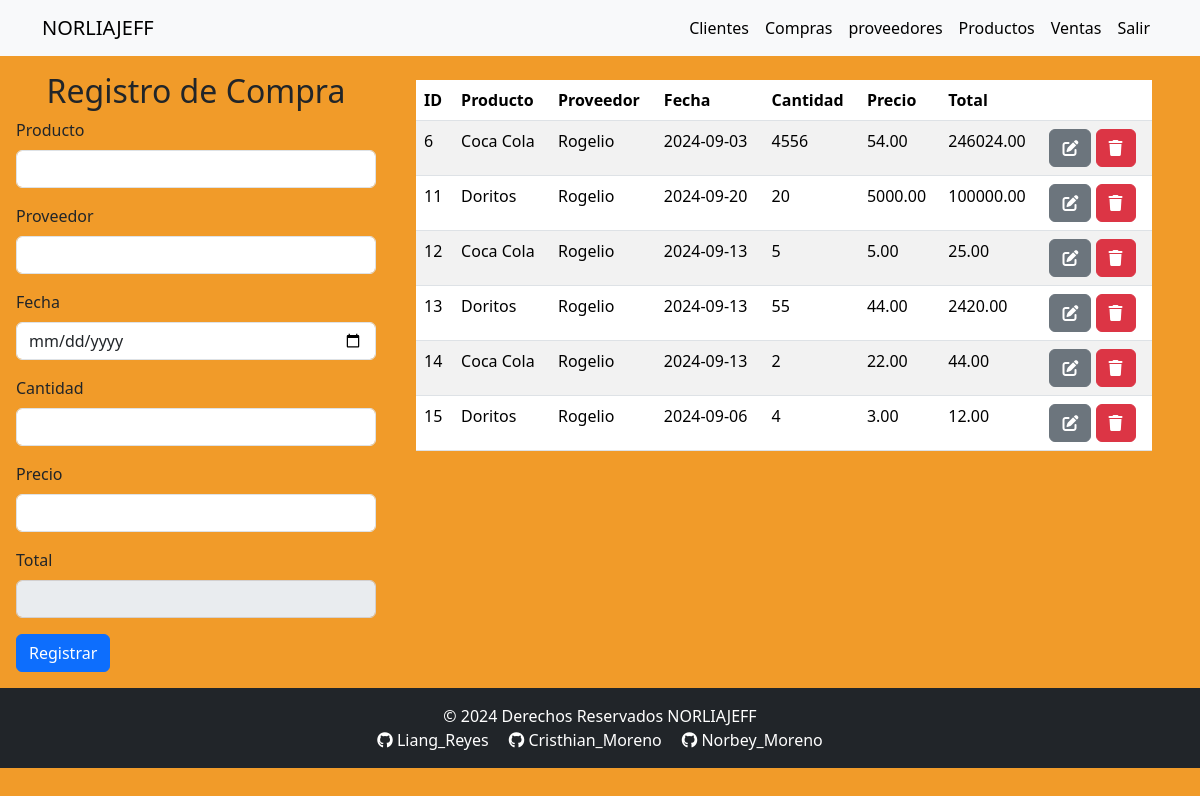
Page /templates/compras.php (signed in) on the committed database.
### tables this page shows
CREATE TABLE `compras` (
  `ID` int NOT NULL,
  `Fecha` date DEFAULT NULL,
  `Total` decimal(10,2) DEFAULT NULL,
  `Cantidad` int DEFAULT NULL,
  `Precio` decimal(10,2) DEFAULT NULL,
  `ProductoID` int DEFAULT NULL,
  `UsuarioID` int DEFAULT NULL,
  `ProveedorID` int DEFAULT NULL
);

CREATE TABLE `productos` (
  `ID` int NOT NULL,
  `Nombre` varchar(100) DEFAULT NULL,
  `Descripcion` varchar(255) DEFAULT NULL,
  `Precio` decimal(10,2) DEFAULT NULL,
  `Stock` int DEFAULT NULL,
  `UsuarioID` int DEFAULT NULL
);

CREATE TABLE `proveedor` (
  `ID` int NOT NULL,
  `Nombre` varchar(100) DEFAULT NULL,
  `Direccion` varchar(255) DEFAULT NULL,
  `Telefono` varchar(20) DEFAULT NULL,
  `UsuarioID` int DEFAULT NULL
);

### models/Conexion.php (called while the page is built, shortened)
<?php
class Conexion {
    private $host = 'localhost';
    private $usuario = 'root';
    private $contrasena = '';
    private $base_de_datos = 'norliajeff';
    private $conn;
    public function __construct() {
        $this->conn = new mysqli($this->host, $this->usuario, $this->contrasena, $this->base_de_datos);
    }
    public function getConexion() {
        return $this->conn;
    }
}
?>

### controllers/compraController.php (called while the page is built, shortened)
<?php
require_once '../models/compras.php';
require_once '../models/conexion.php';
class CompraController {
    private $db;
    public function __construct() {
        $conexion = new Conexion();
        $this->db = $conexion->getConexion();
    }
    public function obtenerTodasLasComprasPorUsuario($UsuarioID) {
        $sql = "SELECT * FROM compras WHERE UsuarioID = ?";
        $stmt = $this->db->prepare($sql);
        $stmt->bind_param('s', $UsuarioID);
        $stmt->execute();
        $resultado = $stmt->get_result();
        $compras = [];
        while ($row = $resultado->fetch_assoc()) {
            $compras[] = new Compra($row['ID'], $row['Fecha'], $row['Total'], $row['Cantidad'], $row['Precio'], $row['ProductoID'], $row['UsuarioID'], $row['ProveedorID']);
        }
        return $compras;
    }
}
?>

### models/compras.php (called while the page is built, shortened)
<?php
class Compra {
    private $id;
    private $fecha;
    private $total;
    private $cantidad;
    private $precio;
    private $productoID;
    private $proveedorID;
    public function __construct($id, $fecha, $total, $cantidad, $precio, $productoID, $usuarioID, $proveedorID) {
        $this->id = $id;
        $this->fecha = $fecha;
        $this->total = $total;
        $this->cantidad = $cantidad;
        $this->precio = $precio;
        $this->productoID = $productoID;
        $this->proveedorID = $proveedorID;
    }
    public function getID() {
        return $this->id;
    }
    public function getFecha() {
        return $this->fecha;
    }
    public function getTotal() {
        return $this->total;
    }
    public function getCantidad() {
        return $this->cantidad;
    }
    public function getPrecio() {
        return $this->precio;
    }
    public function getProductoID() {
        return $this->productoID;
    }
    public function getProveedorID() {
        return $this->proveedorID;
    }
}
?>

### controllers/productoController.php (called while the page is built, shortened)
<?php
require_once '../models/producto.php';
require_once '../models/conexion.php';
class ProductoController {
    private $db;
    public function __construct() {
        $conexion = new Conexion();
        $this->db = $conexion->getConexion();
    }
    public function obtenerProductoPorID($ID, $usuario_id) {
        $sql = "SELECT * FROM productos WHERE ID = ? AND UsuarioID = ?";
        $stmt = $this->db->prepare($sql);
        $stmt->bind_param('is', $ID, $usuario_id);
        $stmt->execute();
        $resultado = $stmt->get_result()->fetch_assoc();
        if ($resultado) {
            return new Producto($resultado['ID'], $resultado['Nombre'], $resultado['Descripcion'], $resultado['Precio'], $resultado['Stock']);
        }
        return null;
    }
}
?>

### models/producto.php (called while the page is built, shortened)
<?php
class Producto {
    private $Nombre;
    public function __construct($ID, $Nombre, $Descripcion, $Precio, $Stock) {
        $this->Nombre = $Nombre;
    }
    public function getNombre() {
        return $this->Nombre;
    }
}
?>

### controllers/proveedorController.php (called while the page is built, shortened)
<?php
require_once '../models/proveedor.php';
require_once '../models/conexion.php';
class ProveedorController {
    private $db;
    public function __construct() {
        $conexion = new Conexion();
        $this->db = $conexion->getConexion();
    }
    public function obtenerProveedorPorID($ID, $UsuarioID) {
        $sql = "SELECT * FROM proveedor WHERE ID = ? AND UsuarioID = ?";
        $stmt = $this->db->prepare($sql);
        $stmt->bind_param('is', $ID, $UsuarioID);
        $stmt->execute();
        $resultado = $stmt->get_result()->fetch_assoc();
        if ($resultado) {
            return new Proveedor($resultado['ID'], $resultado['Nombre'], $resultado['Direccion'], $resultado['Telefono'], $resultado['UsuarioID']);
        }
        return null;
    }
}

### models/proveedor.php (called while the page is built, shortened)
<?php
class Proveedor {
    private $Nombre;
    public function __construct($ID, $Nombre, $Direccion, $Telefono, $UsuarioID) {
        $this->Nombre = $Nombre;
    }
    public function getNombre() {
        return $this->Nombre;
    }
}

### templates/compras.php (the view, shortened to what this page needs)
<?php
    require_once "../includes/headerLogin.php";
    require_once '../controllers/compraController.php';
    require_once '../controllers/productoController.php';
    require_once '../controllers/proveedorController.php';
    $usuario_id = $_SESSION['usuario_id'];
    $compraController = new CompraController();
    $productoController = new ProductoController();
    $proveedorController = new ProveedorController();
    $compras = $compraController->obtenerTodasLasComprasPorUsuario($usuario_id);
?>
<main class="main">
    <section>
        <div class="container-fluid row">
            <form class="col-4 p-3" action="../controllers/compraHandler.php" method="POST">
                <h2 class="text-center" id="titulo">Registro de Compra</h2>
                <div class="mb-3">
                    <label for="producto_id" class="form-label">Producto</label>
                    <input type="text" class="form-control" name="producto_name" id="producto_id" list="productos" required>
                </div>
                <div class="mb-3">
                    <label for="proveedor_id" class="form-label">Proveedor</label>
                    <input type="text" class="form-control" name="proveedor_name" id="proveedor_id" list="proveedores" required>
                </div>
                <div class="mb-3">
                    <label for="fecha" class="form-label">Fecha</label>
                    <input type="date" class="form-control" name="fecha" required autofocus>
                </div>
                <div class="mb-3">
                    <label for="cantidad" class="form-label">Cantidad</label>
                    <input type="number" class="form-control" name="cantidad" id="cantidad" required oninput="calcularTotal()">
                </div>
                <div class="mb-3">
                    <label for="precio" class="form-label">Precio</label>
                    <input type="number" step="0.01" class="form-control" name="precio" id="precio" required oninput="calcularTotal()">
                </div>
                <div class="mb-3">
                    <label for="total" class="form-label">Total</label>
                    <input type="number" step="0.01" class="form-control" name="total" id="total" disabled readonly>
                </div>
                <button type="submit" class="btn btn-primary" name="BtnRegistrar" value="OK">Registrar</button>
            </form>
            <div class="col-8 p-4">
                <div class="table-responsive">
                    <table class="table table-striped table-hover">
                        <thead>
                            <tr>
                                <th scope="col">ID</th>
                                <th scope="col">Producto</th>
                                <th scope="col">Proveedor</th>
                                <th scope="col">Fecha</th>
                                <th scope="col">Cantidad</th>
                                <th scope="col">Precio</th>
                                <th scope="col">Total</th>
                                <th scope="col"></th>
                            </tr>
                        </thead>
                        <tbody>
                            <?php if (!empty($compras)): ?>
                                <?php foreach ($compras as $compra): ?>
                                    <tr>
                                        <td><?php echo htmlspecialchars($compra->getID()); ?></td>
                                        <td>
                                            <?php
                                                $producto = $productoController->obtenerProductoPorID($compra->getProductoID(), $usuario_id);
                                                echo htmlspecialchars($producto ? $producto->getNombre() : 'No disponible');
                                            ?>
                                        </td>
                                        <td>
                                            <?php
                                                $proveedor = $proveedorController->obtenerProveedorPorID($compra->getProveedorID(), $usuario_id);
                                                echo htmlspecialchars($proveedor ? $proveedor->getNombre() : 'No disponible');
                                            ?>
                                        </td>
                                        <td><?php echo htmlspecialchars($compra->getFecha()); ?></td>
                                        <td><?php echo htmlspecialchars($compra->getCantidad()); ?></td>
                                        <td><?php echo htmlspecialchars($compra->getPrecio()); ?></td>
                                        <td><?php echo htmlspecialchars($compra->getTotal()); ?></td>
                                        <td>
                                            <a href='actualizarCompras.php?id=<?php echo htmlspecialchars($compra->getID()); ?>' class='btn btn-secondary'>
                                                <i class='fa-solid fa-pen-to-square'></i>
                                            </a>
                                            <a href='../controllers/compraHandler.php?accion=eliminar&id=<?php echo htmlspecialchars($compra->getID()); ?>' class='btn btn-danger' onclick='return confirm("¿Estás seguro de que deseas eliminar esta compra?")'>
                                                <i class='fa-solid fa-trash'></i>
                                            </a>
                                        </td>
                                    </tr>
                                <?php endforeach; ?>
                            <?php else: ?>
                                <tr><td colspan="8">No hay compras para mostrar.</td></tr>
                            <?php endif; ?>
                        </tbody>
                    </table>
                </div>
            </div>
        </div>
    </section>
</main>
<?php
    require_once '../includes/footer.php';
?>

### includes/headerLogin.php (shortened to what this page needs)
<!DOCTYPE html>
<html lang="es">
<head>
    <link href="https://cdn.jsdelivr.net/npm/bootstrap@5.3.3/dist/css/bootstrap.min.css" rel="stylesheet">
    <link rel="stylesheet" href="..\styles.css">
</head>
<body class="fondo">
    <nav class="navbar navbar-expand-lg navbar-light bg-light">
        <div class="container">
            <a class="navbar-brand text-black font-weight-bold" href="../templates/dashboard.php">NORLIAJEFF</a>
            <div class="collapse navbar-collapse justify-content-end" id="mi-menu">
                <ul class="navbar-nav">
                    <li class="nav-item"><a href="../templates/cliente.php" class="nav-link">Clientes</a></li>
                    <li class="nav-item"><a href="../templates/compras.php" class="nav-link">Compras</a></li>
                    <li class="nav-item"><a href="../templates/proveedor.php" class="nav-link">proveedores</a></li>
                    <li class="nav-item"><a href="../templates/productos.php" class="nav-link">Productos</a></li>
                    <li class="nav-item"><a href="../templates/ventas.php" class="nav-link">Ventas</a></li>
                    <li class="nav-item"><a href="../controllers/logOut.php" class="nav-link">Salir</a></li>
                </ul>
            </div>
        </div>
    </nav>

### includes/footer.php (shortened to what this page needs)
<footer class="bg-body-tertiary text-center text-lg-start">
    <div class="text-center p-3 bg-dark">
        <p class="text-white mb-0">&copy; 2024 Derechos Reservados NORLIAJEFF</p>
        <div class="footer-links">
            <a class="text-white" href="https://github.com/liangreyes12" target="_blank" rel="noopener noreferrer">
                <i class="fab fa-github"></i> Liang_Reyes
            </a>
            <a class="text-white" href="https://github.com/Cristhianm30" target="_blank" rel="noopener noreferrer">
                <i class="fab fa-github"></i> Cristhian_Moreno
            </a>
            <a class="text-white" href="https://github.com/morenin05" target="_blank" rel="noopener noreferrer">
                <i class="fab fa-github"></i> Norbey_Moreno
            </a>
        </div>
    </div>
</footer>
<link rel="stylesheet" href="https://cdnjs.cloudflare.com/ajax/libs/font-awesome/6.4.0/css/all.min.css">
</body>
</html>

### styles.css (style rules this page uses)
.nav-link { color: black; }
.fondo { background-color: rgb(241, 155, 41); }
footer { background-color: rgb(0, 0, 0); }
.footer-links { display: flex; justify-content: center; gap: 20px; }
.footer-links a { text-decoration: none; color: white; }
input:disabled { background-color: #d3cece; color: #6c757d; border-color: #d3d0d0; cursor: not-allowed; }

### rows in the picture
compras: ID "6", ProductoID.Nombre "Coca Cola", ProveedorID.Nombre "Rogelio", Fecha "2024-09-03", Cantidad "4556", Precio "54.00", Total "246024.00"
compras: ID "11", ProductoID.Nombre "Doritos", ProveedorID.Nombre "Rogelio", Fecha "2024-09-20", Cantidad "20", Precio "5000.00", Total "100000.00"
compras: ID "12", ProductoID.Nombre "Coca Cola", ProveedorID.Nombre "Rogelio", Fecha "2024-09-13", Cantidad "5", Precio "5.00", Total "25.00"
compras: ID "13", ProductoID.Nombre "Doritos", ProveedorID.Nombre "Rogelio", Fecha "2024-09-13", Cantidad "55", Precio "44.00", Total "2420.00"
compras: ID "14", ProductoID.Nombre "Coca Cola", ProveedorID.Nombre "Rogelio", Fecha "2024-09-13", Cantidad "2", Precio "22.00", Total "44.00"
compras: ID "15", ProductoID.Nombre "Doritos", ProveedorID.Nombre "Rogelio", Fecha "2024-09-06", Cantidad "4", Precio "3.00", Total "12.00"
